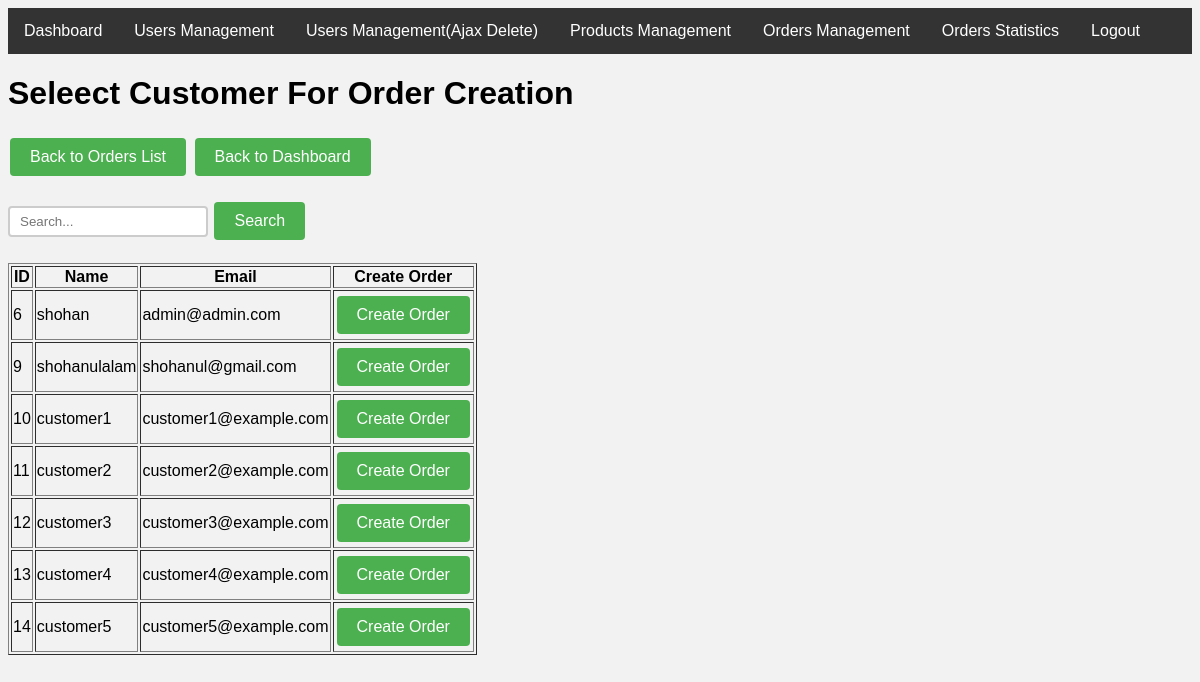
The app's page /mvc-oop/View/customers-list.php (signed in) with its own data.
### tables this page shows
CREATE TABLE `users` (
  `id` int(11) NOT NULL,
  `username` varchar(255) NOT NULL,
  `password` varchar(255) NOT NULL,
  `email` varchar(255) NOT NULL,
  `role` varchar(255) NOT NULL,
  `token` varchar(255) DEFAULT NULL
);

### mvc-oop/View/customers-list.php (the view, shortened to what this page needs)
<?php
include_once "header.php";
include_once "navigation-menu.php";
$db = new DatabaseConnection();
$conn = $db->getConnection();
if (isset($_POST['search'])) {
  $search_term = $_POST['search_term'];
  $query = "SELECT * FROM users WHERE role = 'customer' AND (username LIKE '%$search_term%' OR email LIKE '%$search_term%')";
} else {
  $query = "SELECT * FROM users WHERE role = 'customer'";
}
$result = mysqli_query($conn, $query);
$customers = mysqli_fetch_all($result, MYSQLI_ASSOC);
?>
<!DOCTYPE html>
<html>
<head>
</head>
<body>
  <h1>Seleect Customer For Order Creation</h1>
  <a href="orders-management.php"><button>Back to Orders List</button></a>
  <a href="dashboard.php"><button>Back to Dashboard</button></a>
  <br> <br>
  <form action="" method="POST">
    <input type="text" name="search_term" placeholder="Search...">
    <button type="submit" name="search">Search</button>
  </form>
  <br>
  <table border="1">
    <thead>
      <tr>
        <th>ID</th>
        <th>Name</th>
        <th>Email</th>
        <th>Create Order</th>
      </tr>
    </thead>
    <tbody>
      <?php foreach ($customers as $customer) : ?>
        <tr>
          <td><?php echo $customer['id']; ?></td>
          <td><?php echo $customer['username']; ?></td>
          <td><?php echo $customer['email']; ?></td>
          <td><a href="create-order.php?customer_id=<?php echo $customer['id']; ?>"><button>Create Order</button></a></td>
        </tr>
      <?php endforeach; ?>
    </tbody>
  </table>
</body>
</html>

### mvc-oop/Assets/css/main.css (style rules this page uses)
body { font-family: Arial, sans-serif; background-color: #f2f2f2; }
input[type=text], input[type=password], input[type=email] { width: 200px; padding: 6px 10px; margin: 8px 0; box-sizing: border-box; border: 2px solid #ccc; border-radius: 4px; }
button { background-color: #4CAF50; border: none; color: white; padding: 10px 20px; text-align: center; text-decoration: none; display: inline-block; font-size: 16px; margin: 4px 2px; cursor: pointer; border-radius: 4px; }

### records on screen
users: id "6", username "shohan", email "admin@admin.com"
users: id "9", username "shohanulalam", email "shohanul@gmail.com"
users: id "10", username "customer1", email "customer1@example.com"
users: id "11", username "customer2", email "customer2@example.com"
users: id "12", username "customer3", email "customer3@example.com"
users: id "13", username "customer4", email "customer4@example.com"
users: id "14", username "customer5", email "customer5@example.com"
